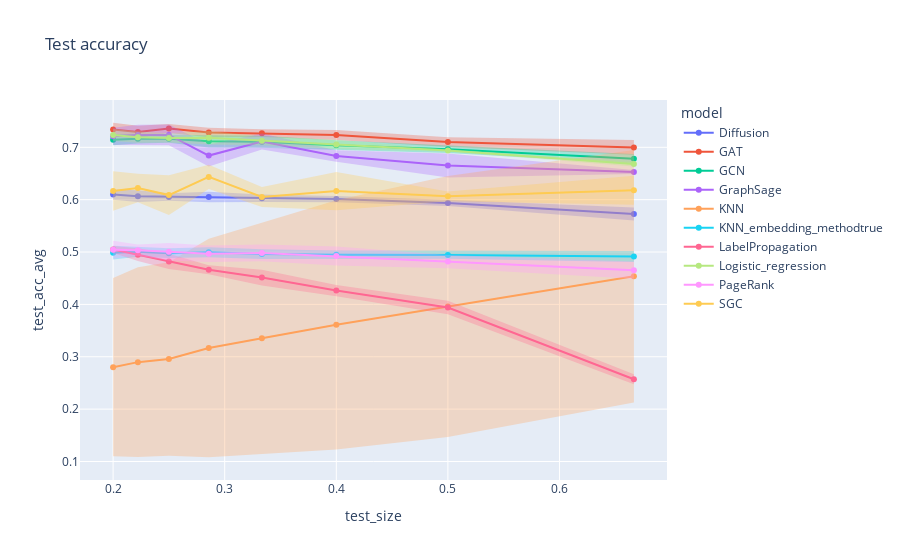

The code cell stored with this chart in its notebook:
### Markdown cell above
`Wikischools`

### Code cell
# Compute average and standard deviation according to values of k
grouped = df.groupby(['dataset', 'model', 'k', 'train_size', 'test_size'])[['train_acc', 'test_acc']].agg({'train_acc': ['mean', 'std'], 'test_acc': ['mean', 'std']}).reset_index()
grouped.columns = ['dataset', 'model', 'k', 'train_size', 'test_size', 'train_acc_avg', 'train_acc_std', 'test_acc_avg', 'test_acc_std', ]
grouped

# Test split
for error_y_mode in {'band'}:
    fig = line(
        data_frame = grouped[grouped['dataset']=='wikischools'],
        x = 'test_size',
        y = 'test_acc_avg',
        error_y = 'test_acc_std',
        error_y_mode = error_y_mode,
        color = 'model',
        title = f'Test accuracy',
        markers = '.',
    )
    fig.show()

### Figure 1 — Plotly figure (JSON) as saved in the notebook; plotly's stock layout.template omitted (floating-point values rounded to 4 significant figures)
{"data": [{"fill": "toself", "fillcolor": "rgba(99,110,250,.3)", "hoverinfo": "skip", "legendgroup": "Diffusion", "line": {"color": "rgba(255,255,255,0)"}, "showlegend": false, "type": "scatter", "x": [0.6667, 0.5, 0.4, 0.3333, 0.2857, 0.25, 0.2222, 0.2, 0.2, 0.2222, 0.25, 0.2857, 0.3333, 0.4, 0.5, 0.6667], "xaxis": "x", "y": [0.5849, 0.5999, 0.6071, 0.6101, 0.6152, 0.6123, 0.618, 0.6195, 0.5999, 0.5953, 0.5981, 0.5951, 0.5957, 0.5953, 0.5877, 0.5602], "yaxis": "y"}, {"hovertemplate": "model=Diffusion<br>test_size=%{x}<br>test_acc_avg=%{y}<extra></extra>", "legendgroup": "Diffusion", "line": {"color": "#636efa", "dash": "solid"}, "marker": {"symbol": "circle"}, "mode": "markers+lines", "name": "Diffusion", "orientation": "v", "showlegend": true, "type": "scatter", "x": [0.6667, 0.5, 0.4, 0.3333, 0.2857, 0.25, 0.2222, 0.2], "xaxis": "x", "y": [0.5726, 0.5938, 0.6012, 0.6029, 0.6052, 0.6052, 0.6066, 0.6097], "yaxis": "y"}, {"fill": "toself", "fillcolor": "rgba(239,85,59,.3)", "hoverinfo": "skip", "legendgroup": "GAT", "line": {"color": "rgba(255,255,255,0)"}, "showlegend": false, "type": "scatter", "x": [0.6667, 0.5, 0.4, 0.3333, 0.2857, 0.25, 0.2222, 0.2, 0.2, 0.2222, 0.25, 0.2857, 0.3333, 0.4, 0.5, 0.6667], "xaxis": "x", "y": [0.7138, 0.7192, 0.7329, 0.7345, 0.7375, 0.7443, 0.741, 0.7469, 0.7208, 0.7179, 0.7273, 0.7193, 0.7195, 0.7137, 0.7006, 0.6858], "yaxis": "y"}, {"hovertemplate": "model=GAT<br>test_size=%{x}<br>test_acc_avg=%{y}<extra></extra>", "legendgroup": "GAT", "line": {"color": "#EF553B", "dash": "solid"}, "marker": {"symbol": "circle"}, "mode": "markers+lines", "name": "GAT", "orientation": "v", "showlegend": true, "type": "scatter", "x": [0.6667, 0.5, 0.4, 0.3333, 0.2857, 0.25, 0.2222, 0.2], "xaxis": "x", "y": [0.6998, 0.7099, 0.7233, 0.727, 0.7284, 0.7358, 0.7294, 0.7339], "yaxis": "y"}, {"fill": "toself", "fillcolor": "rgba(0,204,150,.3)", "hoverinfo": "skip", "legendgroup": "GCN", "line": {"color": "rgba(255,255,255,0)"}, "showlegend": false, "type": "scatter", "x": [0.6667, 0.5, 0.4, 0.3333, 0.2857, 0.25, 0.2222, 0.2, 0.2, 0.2222, 0.25, 0.2857, 0.3333, 0.4, 0.5, 0.6667], "xaxis": "x", "y": [0.6871, 0.7033, 0.7133, 0.722, 0.723, 0.7243, 0.7256, 0.7248, 0.7039, 0.7071, 0.7085, 0.6997, 0.6992, 0.6949, 0.6892, 0.6693], "yaxis": "y"}, {"hovertemplate": "model=GCN<br>test_size=%{x}<br>test_acc_avg=%{y}<extra></extra>", "legendgroup": "GCN", "line": {"color": "#00cc96", "dash": "solid"}, "marker": {"symbol": "circle"}, "mode": "markers+lines", "name": "GCN", "orientation": "v", "showlegend": true, "type": "scatter", "x": [0.6667, 0.5, 0.4, 0.3333, 0.2857, 0.25, 0.2222, 0.2], "xaxis": "x", "y": [0.6782, 0.6963, 0.7041, 0.7106, 0.7113, 0.7164, 0.7163, 0.7144], "yaxis": "y"}, {"fill": "toself", "fillcolor": "rgba(171,99,250,.3)", "hoverinfo": "skip", "legendgroup": "GraphSage", "line": {"color": "rgba(255,255,255,0)"}, "showlegend": false, "type": "scatter", "x": [0.6667, 0.5, 0.4, 0.3333, 0.2857, 0.25, 0.2222, 0.2, 0.2, 0.2222, 0.25, 0.2857, 0.3333, 0.4, 0.5, 0.6667], "xaxis": "x", "y": [0.6566, 0.6881, 0.6944, 0.7263, 0.7053, 0.7435, 0.7429, 0.7374, 0.7045, 0.7044, 0.7039, 0.6631, 0.6959, 0.6725, 0.6423, 0.6492], "yaxis": "y"}, {"hovertemplate": "model=GraphSage<br>test_size=%{x}<br>test_acc_avg=%{y}<extra></extra>", "legendgroup": "GraphSage", "line": {"color": "#ab63fa", "dash": "solid"}, "marker": {"symbol": "circle"}, "mode": "markers+lines", "name": "GraphSage", "orientation": "v", "showlegend": true, "type": "scatter", "x": [0.6667, 0.5, 0.4, 0.3333, 0.2857, 0.25, 0.2222, 0.2], "xaxis": "x", "y": [0.6529, 0.6652, 0.6834, 0.7111, 0.6842, 0.7237, 0.7237, 0.7209], "yaxis": "y"}, {"fill": "toself", "fillcolor": "rgba(255,161,90,.3)", "hoverinfo": "skip", "legendgroup": "KNN", "line": {"color": "rgba(255,255,255,0)"}, "showlegend": false, "type": "scatter", "x": [0.6667, 0.5, 0.4, 0.3333, 0.2857, 0.25, 0.2222, 0.2, 0.2, 0.2222, 0.25, 0.2857, 0.3333, 0.4, 0.5, 0.6667], "xaxis": "x", "y": [0.6947, 0.6451, 0.5989, 0.5563, 0.5255, 0.4805, 0.4707, 0.4503, 0.1099, 0.1087, 0.111, 0.1081, 0.1146, 0.1231, 0.1468, 0.2126], "yaxis": "y"}, {"hovertemplate": "model=KNN<br>test_size=%{x}<br>test_acc_avg=%{y}<extra></extra>", "legendgroup": "KNN", "line": {"color": "#FFA15A", "dash": "solid"}, "marker": {"symbol": "circle"}, "mode": "markers+lines", "name": "KNN", "orientation": "v", "showlegend": true, "type": "scatter", "x": [0.6667, 0.5, 0.4, 0.3333, 0.2857, 0.25, 0.2222, 0.2], "xaxis": "x", "y": [0.4537, 0.396, 0.361, 0.3354, 0.3168, 0.2958, 0.2897, 0.2801], "yaxis": "y"}, {"fill": "toself", "fillcolor": "rgba(25,211,243,.3)", "hoverinfo": "skip", "legendgroup": "KNN_embedding_methodtrue", "line": {"color": "rgba(255,255,255,0)"}, "showlegend": false, "type": "scatter", "x": [0.6667, 0.5, 0.4, 0.3333, 0.2857, 0.25, 0.2222, 0.2, 0.2, 0.2222, 0.25, 0.2857, 0.3333, 0.4, 0.5, 0.6667], "xaxis": "x", "y": [0.502, 0.5017, 0.5027, 0.5055, 0.509, 0.507, 0.5095, 0.5119, 0.4856, 0.4912, 0.4884, 0.4899, 0.4866, 0.4868, 0.4874, 0.481], "yaxis": "y"}, {"hovertemplate": "model=KNN_embedding_methodtrue<br>test_size=%{x}<br>test_acc_avg=%{y}<extra></extra>", "legendgroup": "KNN_embedding_methodtrue", "line": {"color": "#19d3f3", "dash": "solid"}, "marker": {"symbol": "circle"}, "mode": "markers+lines", "name": "KNN_embedding_methodtrue", "orientation": "v", "showlegend": true, "type": "scatter", "x": [0.6667, 0.5, 0.4, 0.3333, 0.2857, 0.25, 0.2222, 0.2], "xaxis": "x", "y": [0.4915, 0.4945, 0.4948, 0.496, 0.4994, 0.4977, 0.5003, 0.4988], "yaxis": "y"}, {"fill": "toself", "fillcolor": "rgba(255,102,146,.3)", "hoverinfo": "skip", "legendgroup": "LabelPropagation", "line": {"color": "rgba(255,255,255,0)"}, "showlegend": false, "type": "scatter", "x": [0.6667, 0.5, 0.4, 0.3333, 0.2857, 0.25, 0.2222, 0.2, 0.2, 0.2222, 0.25, 0.2857, 0.3333, 0.4, 0.5, 0.6667], "xaxis": "x", "y": [0.2664, 0.4068, 0.4372, 0.4662, 0.475, 0.4966, 0.5073, 0.5114, 0.4982, 0.4827, 0.4675, 0.4576, 0.4362, 0.4156, 0.3813, 0.2476], "yaxis": "y"}, {"hovertemplate": "model=LabelPropagation<br>test_size=%{x}<br>test_acc_avg=%{y}<extra></extra>", "legendgroup": "LabelPropagation", "line": {"color": "#FF6692", "dash": "solid"}, "marker": {"symbol": "circle"}, "mode": "markers+lines", "name": "LabelPropagation", "orientation": "v", "showlegend": true, "type": "scatter", "x": [0.6667, 0.5, 0.4, 0.3333, 0.2857, 0.25, 0.2222, 0.2], "xaxis": "x", "y": [0.257, 0.3941, 0.4264, 0.4512, 0.4663, 0.4821, 0.495, 0.5048], "yaxis": "y"}, {"fill": "toself", "fillcolor": "rgba(182,232,128,.3)", "hoverinfo": "skip", "legendgroup": "Logistic_regression", "line": {"color": "rgba(255,255,255,0)"}, "showlegend": false, "type": "scatter", "x": [0.6667, 0.5, 0.4, 0.3333, 0.2857, 0.25, 0.2222, 0.2, 0.2, 0.2222, 0.25, 0.2857, 0.3333, 0.4, 0.5, 0.6667], "xaxis": "x", "y": [0.6732, 0.6964, 0.7144, 0.7211, 0.7313, 0.7268, 0.7302, 0.7349, 0.7121, 0.7086, 0.7091, 0.7054, 0.7041, 0.6967, 0.6913, 0.6634], "yaxis": "y"}, {"hovertemplate": "model=Logistic_regression<br>test_size=%{x}<br>test_acc_avg=%{y}<extra></extra>", "legendgroup": "Logistic_regression", "line": {"color": "#B6E880", "dash": "solid"}, "marker": {"symbol": "circle"}, "mode": "markers+lines", "name": "Logistic_regression", "orientation": "v", "showlegend": true, "type": "scatter", "x": [0.6667, 0.5, 0.4, 0.3333, 0.2857, 0.25, 0.2222, 0.2], "xaxis": "x", "y": [0.6683, 0.6938, 0.7055, 0.7126, 0.7184, 0.7179, 0.7194, 0.7235], "yaxis": "y"}, {"fill": "toself", "fillcolor": "rgba(255,151,255,.3)", "hoverinfo": "skip", "legendgroup": "PageRank", "line": {"color": "rgba(255,255,255,0)"}, "showlegend": false, "type": "scatter", "x": [0.6667, 0.5, 0.4, 0.3333, 0.2857, 0.25, 0.2222, 0.2, 0.2, 0.2222, 0.25, 0.2857, 0.3333, 0.4, 0.5, 0.6667], "xaxis": "x", "y": [0.4817, 0.4945, 0.5107, 0.5144, 0.5123, 0.5174, 0.5143, 0.5216, 0.4873, 0.4927, 0.4839, 0.4809, 0.4822, 0.4743, 0.4689, 0.4488], "yaxis": "y"}, {"hovertemplate": "model=PageRank<br>test_size=%{x}<br>test_acc_avg=%{y}<extra></extra>", "legendgroup": "PageRank", "line": {"color": "#FF97FF", "dash": "solid"}, "marker": {"symbol": "circle"}, "mode": "markers+lines", "name": "PageRank", "orientation": "v", "showlegend": true, "type": "scatter", "x": [0.6667, 0.5, 0.4, 0.3333, 0.2857, 0.25, 0.2222, 0.2], "xaxis": "x", "y": [0.4652, 0.4817, 0.4925, 0.4983, 0.4966, 0.5007, 0.5035, 0.5044], "yaxis": "y"}, {"fill": "toself", "fillcolor": "rgba(254,203,82,.3)", "hoverinfo": "skip", "legendgroup": "SGC", "line": {"color": "rgba(255,255,255,0)"}, "showlegend": false, "type": "scatter", "x": [0.6667, 0.5, 0.4, 0.3333, 0.2857, 0.25, 0.2222, 0.2, 0.2, 0.2222, 0.25, 0.2857, 0.3333, 0.4, 0.5, 0.6667], "xaxis": "x", "y": [0.6456, 0.6157, 0.6529, 0.6243, 0.6668, 0.6466, 0.6497, 0.6545, 0.5788, 0.5951, 0.5709, 0.6202, 0.586, 0.5798, 0.5971, 0.5902], "yaxis": "y"}, {"hovertemplate": "model=SGC<br>test_size=%{x}<br>test_acc_avg=%{y}<extra></extra>", "legendgroup": "SGC", "line": {"color": "#FECB52", "dash": "solid"}, "marker": {"symbol": "circle"}, "mode": "markers+lines", "name": "SGC", "orientation": "v", "showlegend": true, "type": "scatter", "x": [0.6667, 0.5, 0.4, 0.3333, 0.2857, 0.25, 0.2222, 0.2], "xaxis": "x", "y": [0.6179, 0.6064, 0.6164, 0.6052, 0.6435, 0.6087, 0.6224, 0.6166], "yaxis": "y"}], "layout": {"legend": {"title": {"text": "model"}, "tracegroupgap": 0}, "title": {"text": "Test accuracy"}, "xaxis": {"anchor": "y", "domain": [0, 1], "title": {"text": "test_size"}}, "yaxis": {"anchor": "x", "domain": [0, 1], "title": {"text": "test_acc_avg"}}}}
